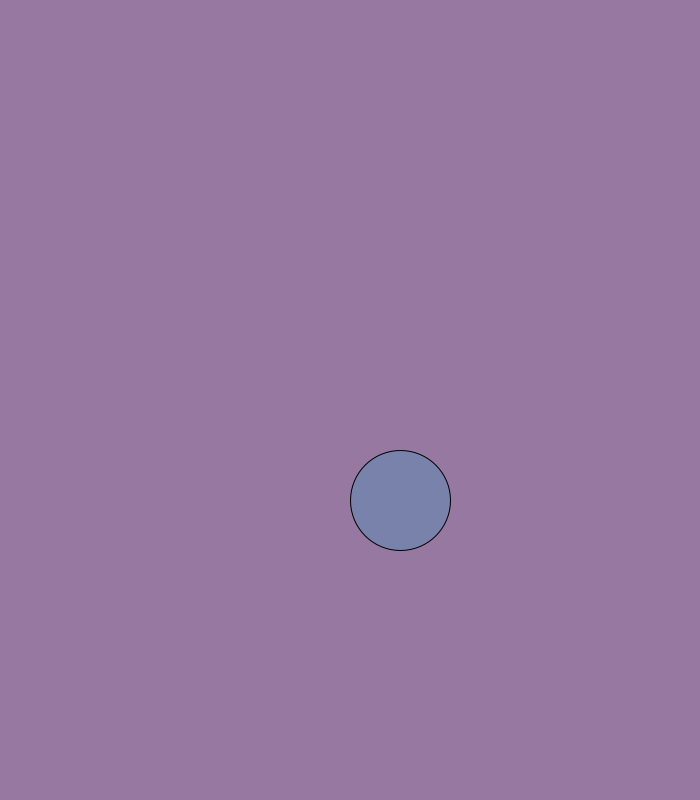
Frame 1 (no input)
Frame 60 (the mouse pressed at the canvas centre just before this capture): identical to frame 1, image omitted
Frame 120 (the mouse held since frame 60 and released just before this capture): identical to frame 1, image omitted

The Processing sketch that drew this single still picture (run headless with seeded random() and noise(); from frame 60 on, the mouse is pressed at the canvas centre):

// Processing sketch: slippery_dot
// ── slippery_dot.pde
 // 1. Create three integer variables to represent the x, y, and the size of the ellipse
       int x=400;
       int y=500;
       int size=100;
    void setup() {
      // 2. Set the size of your sketch
    size(700,800);
    }
    
    void draw() {
      // 3. Set the background color of your sketch
      background(150,120,160);
      // 4. Draw an ellipse. Make sure it fits in the window.
      // Use the variables created at the top of the sketch, 
      // for the location and size of your ellipse
    fill(120,130,170);
    ellipse(x,y,size,size);
    }
    
    void mousePressed() {
      //5. Create an integer variable called distance
      int distance=getDistance (x,y,mouseX,mouseY);
      //6. Set the value of the distance variable to the value returned by the getDistance method
      //   Pass the mouse's x and y (mouseX and mouseY) and the x and y of your ellipse to the method.
        if(distance<size){
         x=(int)random(0,width); 
       y=(int)random(0,height);
        }
      //7.  Use an if statement to check if the distance variable is < the radius of the ellipse
      //    If it is, set a new x and y for the ellipse, using a random location on the window
      //    Hint: Use the Processing random() function
       
      
    }
    
    int getDistance(int x1, int y1, int x2, int y2) {
      return (int)Math.sqrt(Math.pow((x1-x2),2) + Math.pow((y1-y2),2));
    }
